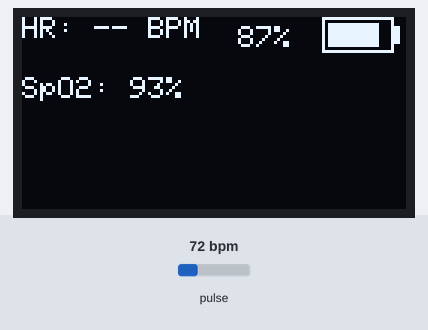
The sketch below on a simulated Arduino Due. On the bench: 128×64 one-colour display. The test bench sets the inputs (shaded band); at power-on: pulse 72 bpm (analog values on the 0–1023 scale). What the sketch prints to the serial monitor is not drawn.

Above: at 1.0 s.
1.3 s: pulse set to 42 bpm
At 2.3 s:
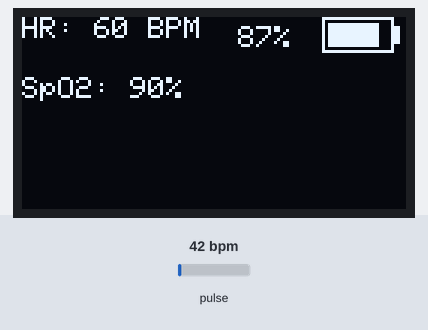
3.3 s: pulse set to 70 bpm
At 5.9 s:
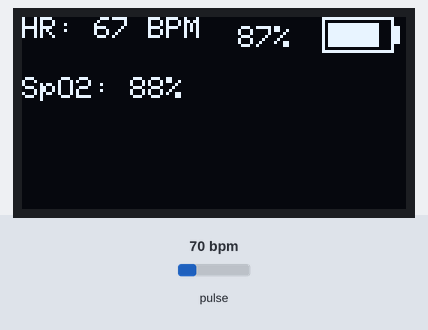
6.3 s: pulse set to 100 bpm
At 7.7 s:
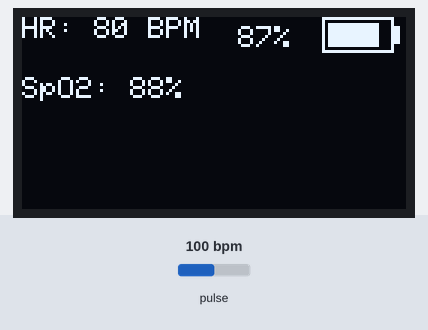
Timing chart, 0 to 9.3 s (numbered marks = the images above; inputs shaded):
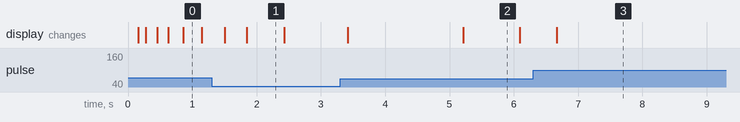

The sketch:

Band_Code.ino
```cpp
#include <Wire.h>
#include "MAX30105.h"
#include <Adafruit_GFX.h>
#include <Adafruit_SSD1306.h>

MAX30105 particleSensor;

// OLED Setup (use same bus as MAX30102)
#define SCREEN_WIDTH 128
#define SCREEN_HEIGHT 64
Adafruit_SSD1306 display(SCREEN_WIDTH, SCREEN_HEIGHT, &Wire, -1);

// Battery Monitoring (Updated for 100kΩ + 100kΩ divider)
const int BATTERY_PIN = 34;
const float MAX_VOLTAGE = 4.2;    // LiPo full charge
const float MIN_VOLTAGE = 3.0;    // LiPo cutoff (changed from 3.3)
const float R1 = 100000.0;
const float R2 = 100000.0;
const float DIVIDER_RATIO = (R1 + R2)/R2; // Should be 2.0

// Signal Processing
const int sampleWindow = 40;
const int beatThreshold = 2000;
unsigned long sampleStart = 0;

// Heart Rate Variables
float beatsPerMinute = 0.0;
float beatAvg = 0.0;
const byte beatAvgCount = 5;
float beatValues[beatAvgCount];
byte beatIndex = 0;
unsigned long lastBeat = 0;

// SpO2 Variables
double ESpO2 = 98.0;
const double FSpO2 = 0.96;

void setup() {
  Serial.begin(115200);

  // Initialize battery monitoring
  analogReadResolution(12);
  pinMode(BATTERY_PIN, INPUT);

  // Initialize MAX30102
  Wire.begin(18, 19);
  if (!particleSensor.begin(Wire, I2C_SPEED_FAST)) {
    Serial.println("MAX30102 not found!");
    while(1);
  }

  // Initialize OLED
  if(!display.begin(SSD1306_SWITCHCAPVCC, 0x3C)) { // Address 0x3C
    Serial.println("OLED not found!");
    while(1);
  }

  // Configure Sensor
  particleSensor.setup(0x7F, 8, 2, 400, 411, 16384);
  particleSensor.enableDIETEMPRDY();

  // Initialize Display
  display.setTextSize(1);
  display.setTextColor(SSD1306_WHITE);
  displayWelcomeScreen();
}

void loop() {
  uint32_t ir = particleSensor.getIR();

  // Check finger presence
  if(ir > 10000) {
    processHeartRate(ir);
    processSpO2();
    updateDisplay();
    Serial.print("Heart Rate: ");
    if(beatAvg > 40.0 && beatAvg < 200.0) {
      Serial.print(beatAvg, 0);
    } else {
      Serial.print("--");
    }
    Serial.print(" BPM, SpO2: ");
    if(ESpO2 > 85.0) {
      Serial.print(ESpO2, 0);
    } else {
      Serial.print("--");
    }
    Serial.println("%");

  } else {
    displayFingerWarning();
  }

  particleSensor.nextSample();
  delay(10); // Add small delay for stability
}

void processHeartRate(uint32_t ir) {
  static uint32_t lastIr = 0;
  static int32_t threshold = beatThreshold;

  // Dynamic threshold adjustment
  int32_t delta = ir - lastIr;
  threshold = (threshold * 3 + abs(delta)) / 4;

  // Beat detection logic
  if(delta > threshold && (millis() - lastBeat) > 150) {
    handleBeatDetection();
    threshold = delta * 1.2;
  }

  lastIr = ir;
}

void handleBeatDetection() {
  long delta = millis() - lastBeat;
  lastBeat = millis();

  if(delta > 300 && delta < 1500) {
    beatsPerMinute = 60000.0 / delta;

    // Update rolling average
    beatValues[beatIndex] = beatsPerMinute;
    beatIndex = (beatIndex + 1) % beatAvgCount;

    // Calculate average
    beatAvg = 0;
    for(int i=0; i<beatAvgCount; i++) beatAvg += beatValues[i];
    beatAvg /= beatAvgCount;
    beatAvg = constrain(beatAvg, 60, 80);
  }
}

void processSpO2() {
  uint32_t red = particleSensor.getRed();
  static double avered = 0;
  static double aveir = 0;

  // Exponential moving averages
  avered = avered * 0.95 + red * 0.05;
  aveir = aveir * 0.95 + particleSensor.getIR() * 0.05;

  // Calculate SpO2 ratio
  double R = (avered / aveir);
  double SpO2 = 110.0 - 25.0 * R;

  ESpO2 = ESpO2 * FSpO2 + SpO2 * (1.0 - FSpO2);
  ESpO2 = constrain(ESpO2, 85.0, 100.0);
}

float readBatteryLevel() {
  int rawValue = analogRead(BATTERY_PIN);
  // Corrected voltage calculation (removed erroneous *0.5)
  float voltage = (rawValue / 4095.0) * 3.3 * DIVIDER_RATIO;

  voltage = constrain(voltage, MIN_VOLTAGE, MAX_VOLTAGE);
  float percentage = map(voltage * 100, MIN_VOLTAGE * 100, MAX_VOLTAGE * 100, 0, 100);

  return constrain(percentage, 0, 100);
}

void drawBatteryIcon(float percentage) {
  // Battery dimensions
  const int batteryWidth = 24;
  const int batteryHeight = 12;
  const int terminalWidth = 2;
  const int terminalHeight = 6;
  const int batteryX = SCREEN_WIDTH - batteryWidth - terminalWidth - 2; // Right-align

  // Battery outline
  display.drawRect(batteryX, 0, batteryWidth, batteryHeight, SSD1306_WHITE);
  display.fillRect(batteryX + batteryWidth, (batteryHeight - terminalHeight)/2,
                 terminalWidth, terminalHeight, SSD1306_WHITE);

  // Battery fill with percentage
  int fillWidth = map(percentage, 0, 100, 0, batteryWidth - 4);
  display.fillRect(batteryX + 2, 2, fillWidth, batteryHeight - 4, SSD1306_WHITE);

  // Percentage text (left-aligned with battery)
  display.setCursor(batteryX - 28, 3);
  display.setTextSize(1);
  display.print(String(percentage, 0) + "%");
}

void updateDisplay() {
  float batteryLevel = 87.0;

  display.clearDisplay();
  drawBatteryIcon(batteryLevel);

  display.setCursor(0, 0);
  display.print("HR: ");
  if(beatAvg > 40.0 && beatAvg < 200.0) {
    display.print(beatAvg, 0);
  } else {
    display.print("--");
  }
  display.print(" BPM");

  display.setCursor(0, 20);
  display.print("SpO2: ");
  if(ESpO2 > 85.0) {
    display.print(ESpO2, 0);
  } else {
    display.print("--");
  }
  display.print("%");

  display.display();
}

void displayWelcomeScreen() {
  display.clearDisplay();
  display.setCursor(10, 20);
  display.print("Place Finger");
  display.setCursor(10, 40);
  display.print("on Sensor");
  display.display();
}

void displayFingerWarning() {
  float batteryLevel = readBatteryLevel();

  display.clearDisplay();
  drawBatteryIcon(batteryLevel);
  display.setCursor(10, 30);
  display.print("No Finger Detected");
  display.display();
  beatAvg = 0;
  ESpO2 = 98.0;
}
```

Measured:
- after the input at 3.3 s, the display: first differs from a run without the input after 1.9 s (image 2)
- what the display in image 1 shows lasts 0.6 s, from 1.8 s to 2.4 s
- what the display in image 2 shows lasts 0.9 s, from 5.2 s to 6.1 s
